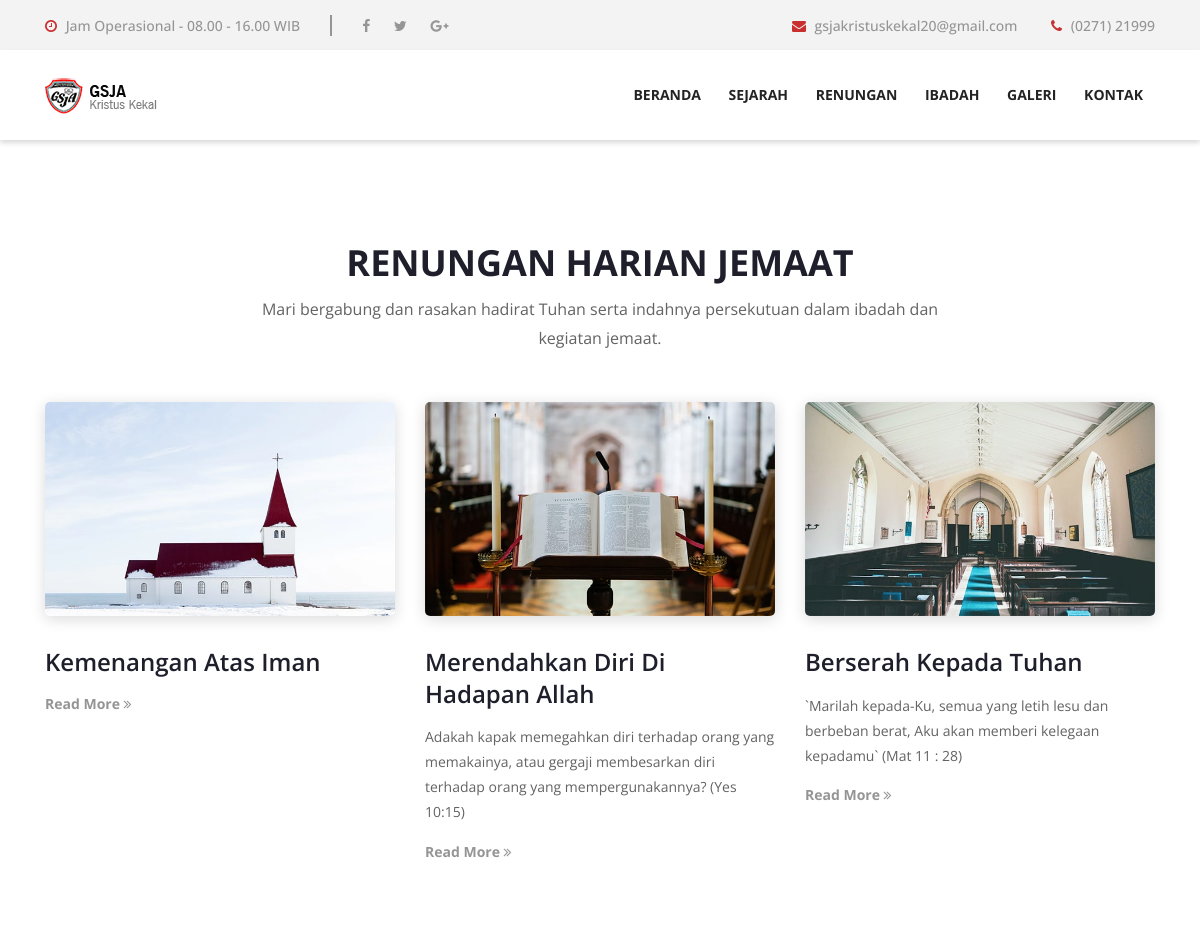
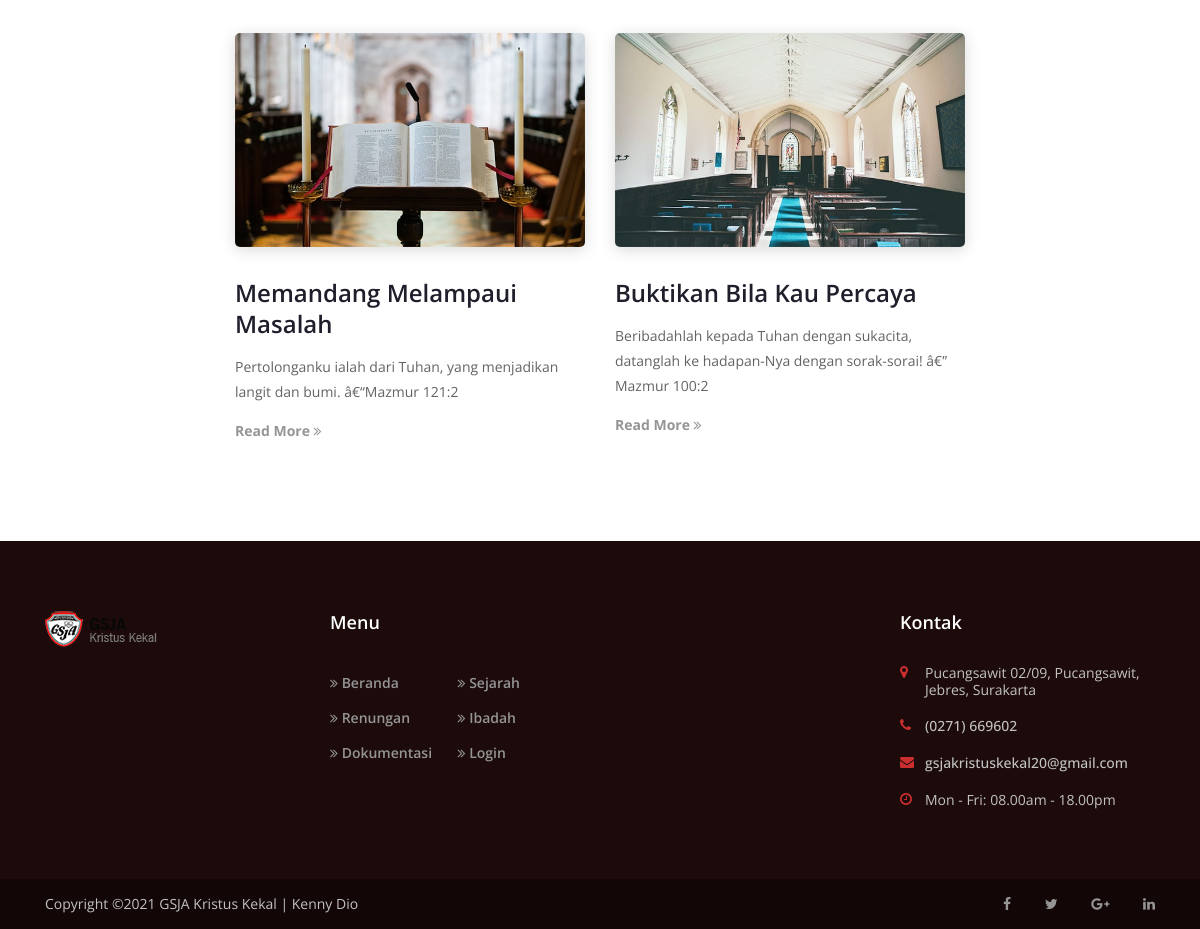
The page / on the database its author committed (2 pictures, top to bottom).
### tables this page shows
CREATE TABLE `renungan` (
  `norenungan` int(8) NOT NULL,
  `judul` varchar(60) NOT NULL,
  `tanggal` date NOT NULL,
  `pic` varchar(60) NOT NULL,
  `isi1` text NOT NULL,
  `isi2` text NOT NULL,
  `ayat` text NOT NULL,
  `status` varchar(10) NOT NULL,
  `foto` varchar(60) NOT NULL
);

CREATE TABLE `profil` (
  `nama` varchar(50) NOT NULL,
  `alamat` varchar(50) NOT NULL,
  `nohp` varchar(35) NOT NULL,
  `email` varchar(50) NOT NULL,
  `motto` text NOT NULL,
  `sejarah` text NOT NULL,
  `Sejarah1` text NOT NULL,
  `visi` text NOT NULL,
  `misi` text NOT NULL,
  `tujuan` text NOT NULL,
  `logo` varchar(10) NOT NULL
);

### index.php (the view, shortened to what this page needs)
<!DOCTYPE html>
<html lang="en">
<?php include "header.php";?>
    <section class="about-area section-padding-100-0">
        <div class="container">
            <div class="row">
                <div class="col-12">
                    <div class="section-heading">
                        <h2>Renungan harian Jemaat </h2>
                        <p>Mari bergabung dan rasakan hadirat Tuhan serta indahnya persekutuan dalam ibadah dan kegiatan jemaat.</p>
                    </div>
                </div>
            </div>
            <div class="row about-content justify-content-center">
                <?php
					include 'koneksi.php';
					$sql=mysqli_query($koneksi, "SELECT * FROM renungan ORDER BY norenungan ASC");
					if(mysqli_num_rows($sql) == 0){
						echo '
						<p>Data Tidak Ada>';
					}else{
						while($row = mysqli_fetch_assoc($sql)){
						echo '
                <div class="col-12 col-md-6 col-lg-4">
                    <div class="about-us-content mb-100">
                        <img src="img/renungan/'.$row['foto'].'" alt="">
                        <div class="about-text">
                            <h4>'.$row['judul'].'</h4>
                            <p>'.$row['ayat'].'</p>
                            <a href="#">Read More <i class="fa fa-angle-double-right"></i></a>
                        </div>
                    </div>
                </div>
					';
				}
			}?>
            </div>
        </div>
    </section>
<?php include "footer.php";?>

### header.php (shortened to what this page needs)
<head>
    <link rel="stylesheet" href="style.css">
</head>
<body>
    <header class="header-area">
        <div class="top-header">
            <div class="container">
                <div class="row">
                    <div class="col-12">
                        <div class="top-header-content d-flex flex-wrap align-items-center justify-content-between">
                            <div class="top-header-meta d-flex flex-wrap">
                                <a href="#" class="open" data-toggle="tooltip" data-placement="bottom" title="10 Am to 6 PM"><i class="fa fa-clock-o" aria-hidden="true"></i> <span>Jam Operasional - 08.00 - 16.00 WIB</span></a>
                                <div class="top-social-info">
                                    <a href="https://www.facebook.com/GSJAKKOFFICIAL/"><i class="fa fa-facebook" aria-hidden="true"></i></a>
                                    <a href="#"><i class="fa fa-twitter" aria-hidden="true"></i></a>
                                    <a href="#"><i class="fa fa-google-plus" aria-hidden="true"></i></a>
                                </div>
                            </div>
                            <div class="top-header-meta">
                                <a href="mailto:info.deercreative@gmail.com" class="email-address"><i class="fa fa-envelope" aria-hidden="true"></i> <span>gsjakristuskekal20@gmail.com</span></a>
                                <a href="#" class="phone"><i class="fa fa-phone" aria-hidden="true"></i> <span>(0271) 21999</span></a>
                            </div>
                        </div>
                    </div>
                </div>
            </div>
        </div>
        <div class="crose-main-menu">
            <div class="classy-nav-container breakpoint-off">
                <div class="container">
                    <nav class="classy-navbar justify-content-between" id="croseNav">
                        <a href="index.html" class="nav-brand"><img src="img/core-img/logo.png" alt=""></a>
                        <div class="classy-menu">
                            <div class="classynav">
                                <ul>
                                    <li><a href="index.php">Beranda</a></li>
									<li><a href="about.php">Sejarah</a></li>
                                    <li><a href="renungan.php">Renungan</a></li>
                                    <li><a href="ibadahdetail.php">Ibadah</a></li>
									<li><a href="galeri.php">Galeri</a></li>
                                    <li><a href="contact.php">Kontak</a></li>
                                </ul>
                            </div>
                        </div>
                    </nav>
                </div>
            </div>
        </div>
    </header>

### footer.php (shortened to what this page needs)
<?php
include "koneksi.php";
$sql="SELECT * FROM profil ";
$query=mysqli_query($koneksi,$sql);
$r=mysqli_fetch_assoc($query);
?>
    <footer class="footer-area">
        <div class="main-footer-area">
            <div class="container">
                <div class="row">
                    <div class="col-12 col-sm-6 col-lg-3">
                        <div class="single-footer-widget mb-70">
                            <a href="#" class="footer-logo"><img src="img/core-img/logo.png" alt=""></a>
                        </div>
                    </div>
                    <div class="col-12 col-sm-6 col-lg-3">
                        <div class="single-footer-widget mb-70">
                            <h5 class="widget-title">Menu</h5>
                            <nav class="footer-menu">
                                <ul>
                                    <li><a href="index.php"><i class="fa fa-angle-double-right" aria-hidden="true"></i> Beranda</a></li>
                                    <li><a href="about.php"><i class="fa fa-angle-double-right" aria-hidden="true"></i> Sejarah</a></li>
                                    <li><a href="events.php"><i class="fa fa-angle-double-right" aria-hidden="true"></i> Renungan</a></li>
                                    <li><a href="ibadahdetail.php"><i class="fa fa-angle-double-right" aria-hidden="true"></i> Ibadah</a></li>
                                    <li><a href="ibadah.php"><i class="fa fa-angle-double-right" aria-hidden="true"></i> Dokumentasi</a></li>
                                    <li><a href="admin/login.php"><i class="fa fa-angle-double-right" aria-hidden="true"></i> Login</a></li>
                                </ul>
                            </nav>
                        </div>
                    </div>
					 <div class="col-12 col-sm-6 col-lg-3">
                    </div>
                    <div class="col-12 col-sm-6 col-lg-3">
                        <div class="single-footer-widget mb-70">
                            <h5 class="widget-title">Kontak</h5>
                            <div class="contact-information">
                                <p><i class="fa fa-map-marker" aria-hidden="true"></i> <?php echo$r['alamat'];?></p>
                                <a href="callto:001-1234-88888"><i class="fa fa-phone" aria-hidden="true"></i> <?php echo$r['nohp'];?></a>
                                <a href="mailto:info.deercreative@gmail.com"><i class="fa fa-envelope" aria-hidden="true"></i> <?php echo$r['email'];?></a>
                                <p><i class="fa fa-clock-o" aria-hidden="true"></i> Mon - Fri: 08.00am - 18.00pm</p>
                            </div>
                        </div>
                    </div>
                </div>
            </div>
        </div>
        <div class="copywrite-area">
            <div class="container h-100">
                <div class="row h-100 align-items-center flex-wrap">
                    <div class="col-12 col-md-6">
                        <div class="copywrite-text">
                            <p>
Copyright &copy;<script>document.write(new Date().getFullYear());</script> GSJA Kristus Kekal | Kenny Dio</a>
</p>
                        </div>
                    </div>
                    <div class="col-12 col-md-6">
                        <div class="footer-social-icon">
                            <a href="#"><i class="fa fa-facebook" aria-hidden="true"></i></a>
                            <a href="#"><i class="fa fa-twitter" aria-hidden="true"></i></a>
                            <a href="#"><i class="fa fa-google-plus" aria-hidden="true"></i></a>
                            <a href="#"><i class="fa fa-linkedin" aria-hidden="true"></i></a>
                        </div>
                    </div>
                </div>
            </div>
        </div>
    </footer>
</body>
</html>

### css/classy-nav.css (style rules this page uses)
* { margin: 0; padding: 0; }
body { font-family: "Roboto", sans-serif; }
ul, ol { margin: 0; }
ul li, ol li { list-style: none; }
img { height: auto; max-width: 100%; }
.classy-nav-container { position: relative; z-index: 100; background-color: #ffffff; }
.classy-nav-container * { box-sizing: border-box; }
.classy-nav-container a { -webkit-transition-duration: 500ms; transition-duration: 500ms; text-decoration: none; outline: none; font-size: 14px; font-weight: 400; color: #232323; display: inline-block; }
.justify-content-between { -webkit-box-pack: justify; -ms-flex-pack: justify; justify-content: space-between; }
.justify-content-center { -webkit-box-pack: center; -ms-flex-pack: center; justify-content: center; }
.classy-navbar { width: 100%; height: 70px; padding: 0.5em 2em; display: -webkit-box; display: -ms-flexbox; display: flex; -webkit-box-align: center; -ms-flex-align: center; -ms-grid-row-align: center; align-items: center; }
.classy-navbar .nav-brand { font-size: 26px; font-weight: 500; color: #565656; display: inline-block; margin-right: 30px; }
.classynav ul li { display: inline-block; clear: both; position: inherit; z-index: 10; }
.classynav ul li a { padding: 0 12px; display: block; height: 35px; font-size: 14px; line-height: 34px; }
.breakpoint-off .classynav { display: -webkit-box; display: -ms-flexbox; display: flex; -webkit-box-align: center; -ms-flex-align: center; -ms-grid-row-align: center; align-items: center; }

### rows shown on the page
renungan: foto (picture), judul "Kemenangan Atas Iman"
renungan: foto (picture), judul "Merendahkan Diri Di Hadapan Allah", ayat "Adakah kapak memegahkan diri terhadap orang yang memakainya, atau gergaji membesarkan diri terhadap orang yang mempergunakannya? (Yes 10:15)"
renungan: foto (picture), judul "Berserah Kepada Tuhan", ayat "`Marilah kepada-Ku, semua yang letih lesu dan berbeban berat, Aku akan memberi kelegaan kepadamu` (Mat 11 : 28)"
renungan: foto (picture), judul "Memandang Melampaui Masalah", ayat "Pertolonganku ialah dari Tuhan, yang menjadikan langit dan bumi. â€“Mazmur 121:2"
renungan: foto (picture), judul "Buktikan Bila Kau Percaya", ayat "Beribadahlah kepada Tuhan dengan sukacita, datanglah ke hadapan-Nya dengan sorak-sorai! â€” Mazmur 100:2"
profil: alamat "Pucangsawit 02/09, Pucangsawit, Jebres, Surakarta", nohp "(0271) 669602", email "gsjakristuskekal20@gmail.com"
